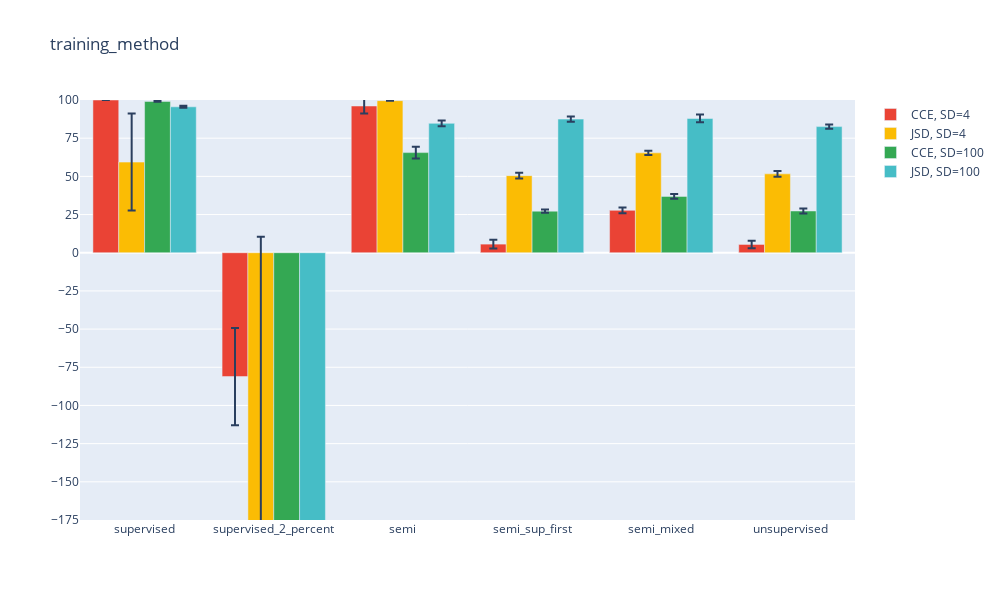
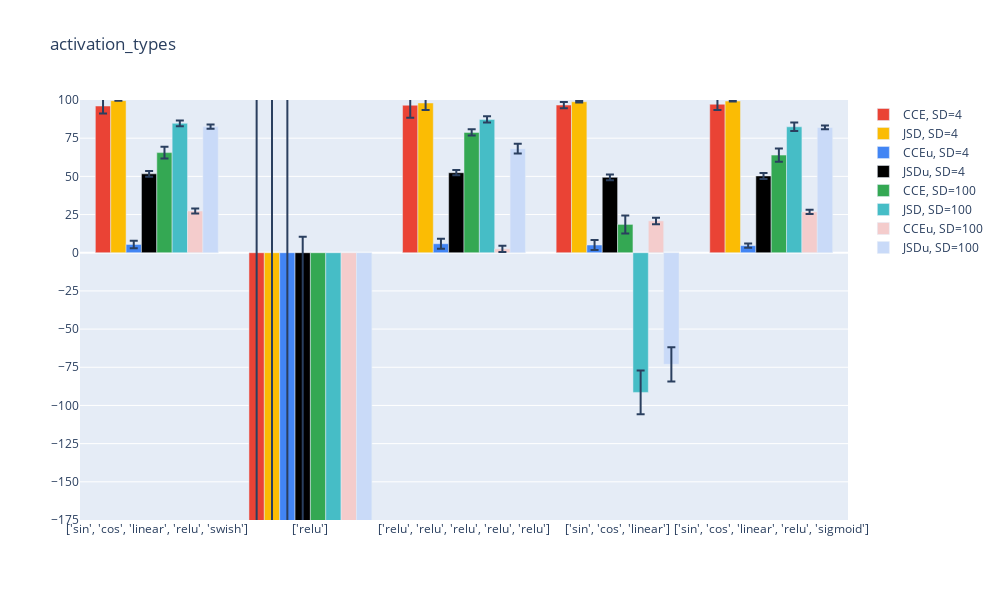
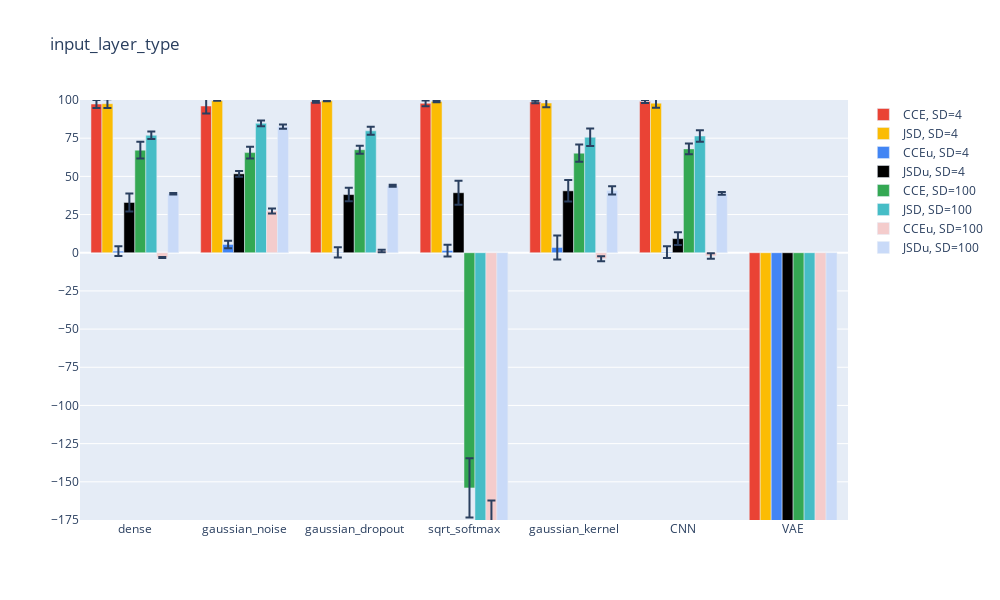
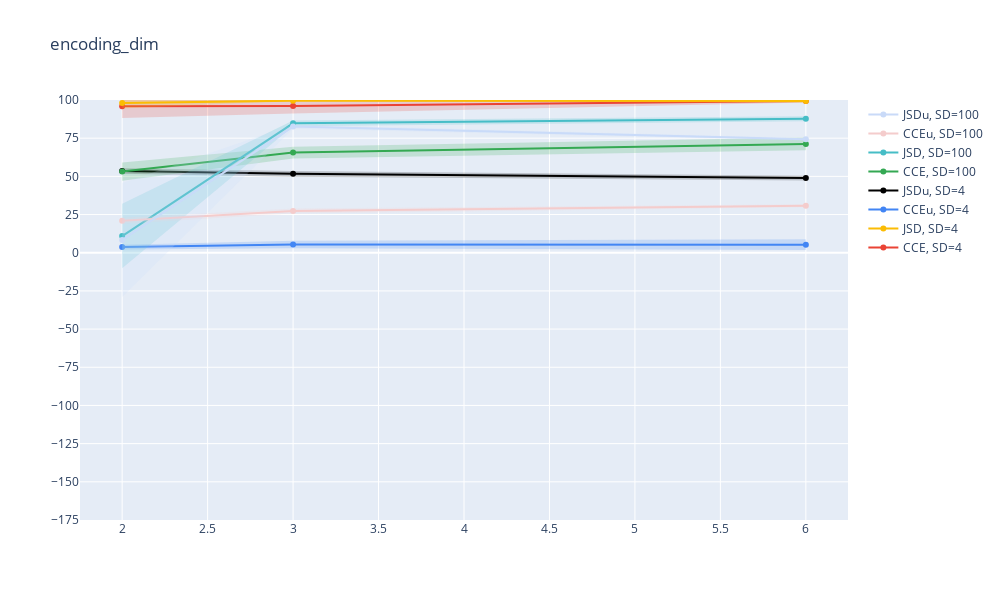

Notebook source saved alongside these figures, in order:
### Code cell
for i in range(len(parameters)):
    plot_vals(i,USE_PLOTLY=True)

### Figure 1 — Plotly figure (JSON) as saved in the notebook; plotly's stock layout.template omitted (floating-point values rounded to 4 significant figures)
{"data": [{"error_y": {"array": [7.213e-07, 31.83, 4.83, 2.799, 1.851, 2.47]}, "marker": {"color": "#EA4335"}, "name": "CCE, SD=4", "type": "bar", "x": ["supervised", "supervised_2_percent", "semi", "semi_sup_first", "semi_mixed", "unsupervised"], "y": [100.0, -81.08, 96.07, 5.644, 27.74, 5.419]}, {"error_y": {"array": [31.76, 207.1, 0.07918, 1.852, 1.331, 1.904]}, "marker": {"color": "#FBBC04"}, "name": "JSD, SD=4", "type": "bar", "x": ["supervised", "supervised_2_percent", "semi", "semi_sup_first", "semi_mixed", "unsupervised"], "y": [59.33, -196.7, 99.58, 50.47, 65.39, 51.64]}, {"error_y": {"array": [0.236, 11.31, 3.786, 1.056, 1.517, 1.703]}, "marker": {"color": "#34A853"}, "name": "CCE, SD=100", "type": "bar", "x": ["supervised", "supervised_2_percent", "semi", "semi_sup_first", "semi_mixed", "unsupervised"], "y": [99.09, -195.0, 65.55, 27.21, 36.89, 27.33]}, {"error_y": {"array": [0.6417, 8.579, 1.826, 1.661, 2.526, 1.448]}, "marker": {"color": "#46BDC6"}, "name": "JSD, SD=100", "type": "bar", "x": ["supervised", "supervised_2_percent", "semi", "semi_sup_first", "semi_mixed", "unsupervised"], "y": [95.53, -212.7, 84.71, 87.49, 87.9, 82.58]}], "layout": {"height": 600, "title": {"text": "training_method"}, "width": 1000, "yaxis": {"dtick": 25, "range": [-175, 100], "tick0": 0}}}

### Figure 2 — Plotly figure (JSON) as saved in the notebook; plotly's stock layout.template omitted (floating-point values rounded to 4 significant figures)
{"data": [{"error_y": {"array": [4.83, 2487.0, 8.278, 2.024, 3.784]}, "marker": {"color": "#EA4335"}, "name": "CCE, SD=4", "type": "bar", "x": ["['sin', 'cos', 'linear', 'relu', 'swish']", "['relu']", "['relu', 'relu', 'relu', 'relu', 'relu']", "['sin', 'cos', 'linear']", "['sin', 'cos', 'linear', 'relu', 'sigmoid']"], "y": [96.07, -1014.0, 96.58, 96.68, 97.24]}, {"error_y": {"array": [0.07918, 3292.0, 4.656, 0.5363, 0.2789]}, "marker": {"color": "#FBBC04"}, "name": "JSD, SD=4", "type": "bar", "x": ["['sin', 'cos', 'linear', 'relu', 'swish']", "['relu']", "['relu', 'relu', 'relu', 'relu', 'relu']", "['sin', 'cos', 'linear']", "['sin', 'cos', 'linear', 'relu', 'sigmoid']"], "y": [99.58, -2187.0, 98.05, 98.84, 99.28]}, {"error_y": {"array": [2.47, 2669.0, 3.293, 3.346, 1.446]}, "marker": {"color": "#4285F4"}, "name": "CCEu, SD=4", "type": "bar", "x": ["['sin', 'cos', 'linear', 'relu', 'swish']", "['relu']", "['relu', 'relu', 'relu', 'relu', 'relu']", "['sin', 'cos', 'linear']", "['sin', 'cos', 'linear', 'relu', 'sigmoid']"], "y": [5.419, -1515.0, 5.882, 5.055, 4.624]}, {"error_y": {"array": [1.904, 645.2, 1.731, 1.875, 1.966]}, "marker": {"color": "#000000"}, "name": "JSDu, SD=4", "type": "bar", "x": ["['sin', 'cos', 'linear', 'relu', 'swish']", "['relu']", "['relu', 'relu', 'relu', 'relu', 'relu']", "['sin', 'cos', 'linear']", "['sin', 'cos', 'linear', 'relu', 'sigmoid']"], "y": [51.64, -634.7, 52.38, 49.37, 50.28]}, {"error_y": {"array": [3.786, 6.404, 2.004, 5.892, 4.401]}, "marker": {"color": "#34A853"}, "name": "CCE, SD=100", "type": "bar", "x": ["['sin', 'cos', 'linear', 'relu', 'swish']", "['relu']", "['relu', 'relu', 'relu', 'relu', 'relu']", "['sin', 'cos', 'linear']", "['sin', 'cos', 'linear', 'relu', 'sigmoid']"], "y": [65.55, -253.1, 78.8, 18.55, 63.92]}, {"error_y": {"array": [1.826, 38.32, 2.003, 14.33, 2.812]}, "marker": {"color": "#46BDC6"}, "name": "JSD, SD=100", "type": "bar", "x": ["['sin', 'cos', 'linear', 'relu', 'swish']", "['relu']", "['relu', 'relu', 'relu', 'relu', 'relu']", "['sin', 'cos', 'linear']", "['sin', 'cos', 'linear', 'relu', 'sigmoid']"], "y": [84.71, -273.3, 87.28, -91.46, 82.46]}, {"error_y": {"array": [1.703, 3.67, 2.105, 2.125, 1.417]}, "marker": {"color": "#F4CCCC"}, "name": "CCEu, SD=100", "type": "bar", "x": ["['sin', 'cos', 'linear', 'relu', 'swish']", "['relu']", "['relu', 'relu', 'relu', 'relu', 'relu']", "['sin', 'cos', 'linear']", "['sin', 'cos', 'linear', 'relu', 'sigmoid']"], "y": [27.33, -292.9, 2.543, 20.85, 26.76]}, {"error_y": {"array": [1.448, 4.12, 3.139, 11.21, 1.21]}, "marker": {"color": "#C9DAF8"}, "name": "JSDu, SD=100", "type": "bar", "x": ["['sin', 'cos', 'linear', 'relu', 'swish']", "['relu']", "['relu', 'relu', 'relu', 'relu', 'relu']", "['sin', 'cos', 'linear']", "['sin', 'cos', 'linear', 'relu', 'sigmoid']"], "y": [82.58, -248.2, 68.15, -73.07, 82.03]}], "layout": {"height": 600, "title": {"text": "activation_types"}, "width": 1000, "yaxis": {"dtick": 25, "range": [-175, 100], "tick0": 0}}}

### Figure 3 — Plotly figure (JSON) as saved in the notebook; plotly's stock layout.template omitted (floating-point values rounded to 4 significant figures)
{"data": [{"error_y": {"array": [2.648, 4.83, 0.6745, 1.812, 0.8356, 0.9606, 176.0]}, "marker": {"color": "#EA4335"}, "name": "CCE, SD=4", "type": "bar", "x": ["dense", "gaussian_noise", "gaussian_dropout", "sqrt_softmax", "gaussian_kernel", "CNN", "VAE"], "y": [97.36, 96.07, 98.88, 97.8, 98.71, 98.99, -2977.0]}, {"error_y": {"array": [2.828, 0.07918, 0.3281, 0.5202, 2.862, 3.052, 72.11]}, "marker": {"color": "#FBBC04"}, "name": "JSD, SD=4", "type": "bar", "x": ["dense", "gaussian_noise", "gaussian_dropout", "sqrt_softmax", "gaussian_kernel", "CNN", "VAE"], "y": [97.59, 99.58, 99.53, 98.98, 98.04, 97.94, -8298.0]}, {"error_y": {"array": [3.14, 2.47, 3.353, 3.835, 7.873, 3.871, 168.1]}, "marker": {"color": "#4285F4"}, "name": "CCEu, SD=4", "type": "bar", "x": ["dense", "gaussian_noise", "gaussian_dropout", "sqrt_softmax", "gaussian_kernel", "CNN", "VAE"], "y": [1.026, 5.419, 0.304, 1.438, 3.44, 0.3881, -3146.0]}, {"error_y": {"array": [5.898, 1.904, 4.421, 7.844, 7.022, 4.21, 26.33]}, "marker": {"color": "#000000"}, "name": "JSDu, SD=4", "type": "bar", "x": ["dense", "gaussian_noise", "gaussian_dropout", "sqrt_softmax", "gaussian_kernel", "CNN", "VAE"], "y": [32.91, 51.64, 38.07, 39.29, 40.52, 9.234, -8270.0]}, {"error_y": {"array": [5.52, 3.786, 2.661, 19.43, 5.606, 3.582, 3.047]}, "marker": {"color": "#34A853"}, "name": "CCE, SD=100", "type": "bar", "x": ["dense", "gaussian_noise", "gaussian_dropout", "sqrt_softmax", "gaussian_kernel", "CNN", "VAE"], "y": [67.16, 65.55, 67.44, -154.0, 65.19, 68.0, -475.5]}, {"error_y": {"array": [2.387, 1.826, 2.634, 21.83, 5.771, 3.803, 0.8606]}, "marker": {"color": "#46BDC6"}, "name": "JSD, SD=100", "type": "bar", "x": ["dense", "gaussian_noise", "gaussian_dropout", "sqrt_softmax", "gaussian_kernel", "CNN", "VAE"], "y": [76.92, 84.71, 79.82, -259.8, 75.61, 76.46, -593.8]}, {"error_y": {"array": [0.3087, 1.703, 0.822, 18.24, 1.599, 1.789, 2.112]}, "marker": {"color": "#F4CCCC"}, "name": "CCEu, SD=100", "type": "bar", "x": ["dense", "gaussian_noise", "gaussian_dropout", "sqrt_softmax", "gaussian_kernel", "CNN", "VAE"], "y": [-3.132, 27.33, 1.082, -180.5, -3.91, -2.142, -509.2]}, {"error_y": {"array": [0.4671, 1.448, 0.6844, 16.78, 2.748, 0.9331, 1.053]}, "marker": {"color": "#C9DAF8"}, "name": "JSDu, SD=100", "type": "bar", "x": ["dense", "gaussian_noise", "gaussian_dropout", "sqrt_softmax", "gaussian_kernel", "CNN", "VAE"], "y": [38.67, 82.58, 43.81, -253.9, 40.81, 38.85, -593.7]}], "layout": {"height": 600, "title": {"text": "input_layer_type"}, "width": 1000, "yaxis": {"dtick": 25, "range": [-175, 100], "tick0": 0}}}

### Figure 4 — Plotly figure (JSON) as saved in the notebook; plotly's stock layout.template omitted (floating-point values rounded to 4 significant figures)
{"data": [{"marker": {"color": "#EA4335"}, "mode": "lines+markers", "name": "CCE, SD=4", "type": "scatter", "x": [2, 3, 6], "y": [95.84, 96.07, 99.33]}, {"line": {"width": 0}, "marker": {"color": "#EA4335"}, "mode": "lines", "name": "Upper bound", "showlegend": false, "type": "scatter", "x": [2, 3, 6], "y": [103.5, 100.9, 100.3]}, {"fill": "tonexty", "fillcolor": "rgba(234, 67, 53, 0.2)", "line": {"width": 0}, "marker": {"color": "#EA4335"}, "mode": "lines", "name": "Lower bound", "showlegend": false, "type": "scatter", "x": [2, 3, 6], "y": [88.15, 91.24, 98.38]}, {"marker": {"color": "#FBBC04"}, "mode": "lines+markers", "name": "JSD, SD=4", "type": "scatter", "x": [2, 3, 6], "y": [98.03, 99.58, 99.31]}, {"line": {"width": 0}, "marker": {"color": "#FBBC04"}, "mode": "lines", "name": "Upper bound", "showlegend": false, "type": "scatter", "x": [2, 3, 6], "y": [101.6, 99.66, 100.6]}, {"fill": "tonexty", "fillcolor": "rgba(251, 188, 4, 0.2)", "line": {"width": 0}, "marker": {"color": "#FBBC04"}, "mode": "lines", "name": "Lower bound", "showlegend": false, "type": "scatter", "x": [2, 3, 6], "y": [94.49, 99.5, 98.03]}, {"marker": {"color": "#4285F4"}, "mode": "lines+markers", "name": "CCEu, SD=4", "type": "scatter", "x": [2, 3, 6], "y": [3.683, 5.419, 5.301]}, {"line": {"width": 0}, "marker": {"color": "#4285F4"}, "mode": "lines", "name": "Upper bound", "showlegend": false, "type": "scatter", "x": [2, 3, 6], "y": [5.211, 7.888, 8.783]}, {"fill": "tonexty", "fillcolor": "rgba(66, 133, 244, 0.2)", "line": {"width": 0}, "marker": {"color": "#4285F4"}, "mode": "lines", "name": "Lower bound", "showlegend": false, "type": "scatter", "x": [2, 3, 6], "y": [2.155, 2.949, 1.82]}, {"marker": {"color": "#000000"}, "mode": "lines+markers", "name": "JSDu, SD=4", "type": "scatter", "x": [2, 3, 6], "y": [53.5, 51.64, 48.91]}, {"line": {"width": 0}, "marker": {"color": "#000000"}, "mode": "lines", "name": "Upper bound", "showlegend": false, "type": "scatter", "x": [2, 3, 6], "y": [55.3, 53.55, 50.46]}, {"fill": "tonexty", "fillcolor": "rgba(0, 0, 0, 0.2)", "line": {"width": 0}, "marker": {"color": "#000000"}, "mode": "lines", "name": "Lower bound", "showlegend": false, "type": "scatter", "x": [2, 3, 6], "y": [51.7, 49.74, 47.36]}, {"marker": {"color": "#34A853"}, "mode": "lines+markers", "name": "CCE, SD=100", "type": "scatter", "x": [2, 3, 6], "y": [53.14, 65.55, 71.23]}, {"line": {"width": 0}, "marker": {"color": "#34A853"}, "mode": "lines", "name": "Upper bound", "showlegend": false, "type": "scatter", "x": [2, 3, 6], "y": [59.11, 69.33, 75.4]}, {"fill": "tonexty", "fillcolor": "rgba(52, 168, 83, 0.2)", "line": {"width": 0}, "marker": {"color": "#34A853"}, "mode": "lines", "name": "Lower bound", "showlegend": false, "type": "scatter", "x": [2, 3, 6], "y": [47.17, 61.76, 67.06]}, {"marker": {"color": "#46BDC6"}, "mode": "lines+markers", "name": "JSD, SD=100", "type": "scatter", "x": [2, 3, 6], "y": [10.89, 84.71, 87.78]}, {"line": {"width": 0}, "marker": {"color": "#46BDC6"}, "mode": "lines", "name": "Upper bound", "showlegend": false, "type": "scatter", "x": [2, 3, 6], "y": [32.01, 86.54, 89.4]}, {"fill": "tonexty", "fillcolor": "rgba(70, 189, 198, 0.2)", "line": {"width": 0}, "marker": {"color": "#46BDC6"}, "mode": "lines", "name": "Lower bound", "showlegend": false, "type": "scatter", "x": [2, 3, 6], "y": [-10.24, 82.88, 86.15]}, {"marker": {"color": "#F4CCCC"}, "mode": "lines+markers", "name": "CCEu, SD=100", "type": "scatter", "x": [2, 3, 6], "y": [20.93, 27.33, 30.77]}, {"line": {"width": 0}, "marker": {"color": "#F4CCCC"}, "mode": "lines", "name": "Upper bound", "showlegend": false, "type": "scatter", "x": [2, 3, 6], "y": [22.93, 29.03, 31.74]}, {"fill": "tonexty", "fillcolor": "rgba(244, 204, 204, 0.2)", "line": {"width": 0}, "marker": {"color": "#F4CCCC"}, "mode": "lines", "name": "Lower bound", "showlegend": false, "type": "scatter", "x": [2, 3, 6], "y": [18.93, 25.62, 29.79]}, {"marker": {"color": "#C9DAF8"}, "mode": "lines+markers", "name": "JSDu, SD=100", "type": "scatter", "x": [2, 3, 6], "y": [8.325, 82.58, 74.33]}, {"line": {"width": 0}, "marker": {"color": "#C9DAF8"}, "mode": "lines", "name": "Upper bound", "showlegend": false, "type": "scatter", "x": [2, 3, 6], "y": [45.72, 84.03, 75.11]}, {"fill": "tonexty", "fillcolor": "rgba(201, 218, 248, 0.2)", "line": {"width": 0}, "marker": {"color": "#C9DAF8"}, "mode": "lines", "name": "Lower bound", "showlegend": false, "type": "scatter", "x": [2, 3, 6], "y": [-29.07, 81.14, 73.54]}], "layout": {"height": 600, "title": {"text": "encoding_dim"}, "width": 1000, "yaxis": {"dtick": 25, "range": [-175, 100], "tick0": 0}}}
